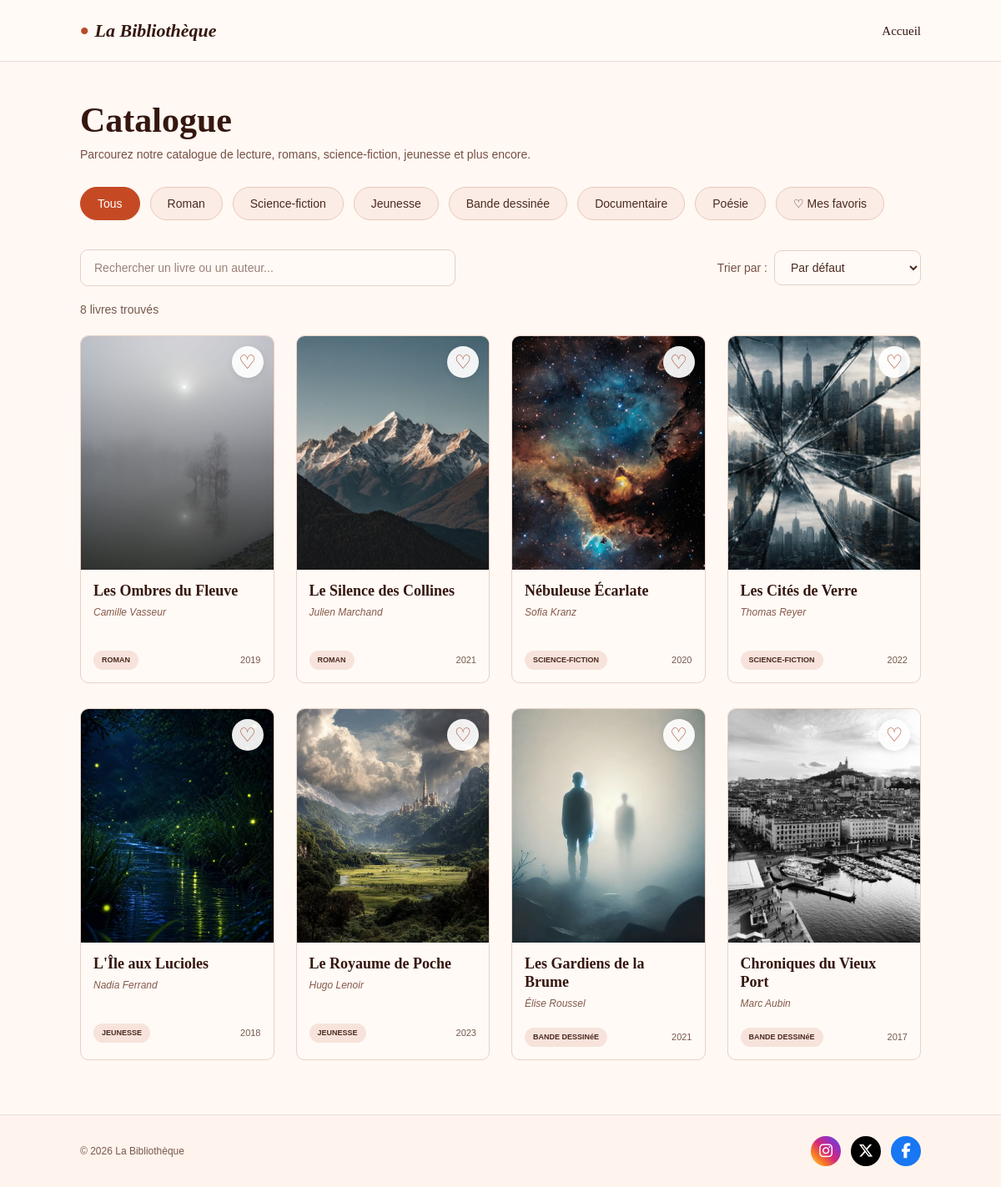
The page / on the database its author committed.
### tables this page shows
CREATE TABLE livres (
    id INT AUTO_INCREMENT PRIMARY KEY,
    titre VARCHAR(255) NOT NULL,
    auteur VARCHAR(255) NOT NULL,
    categorie_id INT NOT NULL,
    annee INT NOT NULL,
    image VARCHAR(255) NOT NULL,

    CONSTRAINT fk_livres_categories
        FOREIGN KEY (categorie_id)
        REFERENCES categories(id)
        ON UPDATE CASCADE
        ON DELETE RESTRICT
);

CREATE TABLE categories (
    id INT AUTO_INCREMENT PRIMARY KEY,
    nom VARCHAR(100) NOT NULL UNIQUE
);

### index.php (the view, shortened to what this page needs)
<?php
require_once "config/db.php";
$sql = "
    SELECT
        livres.id,
        livres.titre,
        livres.auteur,
        livres.annee,
        livres.image,
        categories.nom AS categorie
    FROM livres
    INNER JOIN categories
        ON livres.categorie_id = categories.id
    ORDER BY livres.id ASC
";
$stmt = $pdo->prepare($sql);
$stmt->execute();
$livres = $stmt->fetchAll(PDO::FETCH_ASSOC);
?>
<!DOCTYPE html>
<html lang="fr">
<head>
    <link rel="stylesheet" href="style.css">
    <link rel="stylesheet" href="https://cdnjs.cloudflare.com/ajax/libs/font-awesome/6.5.2/css/all.min.css">
</head>
<body>
    <header>
        <div class="header-contenu">
            <div class="logo">
                <h3>
                    <span class="point">•</span>
                    La Bibliothèque
                </h3>
            </div>
            <nav>
                <a href="#">Accueil</a>
            </nav>
        </div>
    </header>
    <main>
        <section class="hero">
            <h1>Catalogue</h1>
            <p class="subtitle">
                Parcourez notre catalogue de lecture, romans, science-fiction,
                jeunesse et plus encore.
            </p>
        </section>
        <section class="filtres">
            <button class="active" data-categorie="tous">
                Tous
            </button>
            <button data-categorie="roman">
                Roman
            </button>
            <button data-categorie="science-fiction">
                Science-fiction
            </button>
            <button data-categorie="jeunesse">
                Jeunesse
            </button>
            <button data-categorie="bande-dessinee">
                Bande dessinée
            </button>
            <button data-categorie="documentaire">
                Documentaire
            </button>
            <button data-categorie="poesie">
                Poésie
            </button>
            <button id="boutonFavoris">
                ♡ Mes favoris
            </button>
        </section>
        <section class="outils">
    <div class="recherche">
        <input
            type="search"
            id="rechercheLivre"
            placeholder="Rechercher un livre ou un auteur..."
            aria-label="Rechercher un livre ou un auteur"
        >
    </div>
    <div class="tri">
        <label for="triLivres">Trier par :</label>
        <select id="triLivres">
            <option value="">Par défaut</option>
        </select>
    </div>
</section>
    <div class="resultats">
        <p id="compteurResultats">8 livres trouvés</p>
    </div>
        <section class="catalogue">
	<?php foreach ($livres as $livre): ?>
    <?php
        $categorie = strtolower($livre['categorie']);
        $categorie = str_replace(
            ['é', 'è', 'ê', 'à', 'â', 'î', 'ï', 'ô', 'û', 'ù'],
            ['e', 'e', 'e', 'a', 'a', 'i', 'i', 'o', 'u', 'u'],
            $categorie
        );
        $categorie = str_replace(' ', '-', $categorie);
    ?>
    <article
        class="livre"
        data-id="<?= htmlspecialchars($livre['id']) ?>"
        data-categorie="<?= htmlspecialchars($categorie) ?>"
    >
        <button
            class="bouton-coeur"
            aria-label="Ajouter aux favoris"
        >
            ♡
        </button>
        <div class="couverture">
            <img
                src="<?= htmlspecialchars($livre['image']) ?>"
                alt="Couverture du livre <?= htmlspecialchars($livre['titre']) ?>"
            >
        </div>
        <div class="contenu-livre">
            <h2>
                <?= htmlspecialchars($livre['titre']) ?>
            </h2>
            <p class="auteur">
                <?= htmlspecialchars($livre['auteur']) ?>
            </p>
            <div class="infos">
                <span class="categorie">
                    <?= htmlspecialchars(strtoupper($livre['categorie'])) ?>
                </span>
                <span class="annee">
                    <?= htmlspecialchars($livre['annee']) ?>
                </span>
            </div>
        </div>
    </article>
<?php endforeach; ?>
        </section>
    </main>
    <footer>
    <p>&copy; 2026 La Bibliothèque</p>
    <div class="reseaux">
        <a href="#" class="instagram" aria-label="Instagram">
            <i class="fa-brands fa-instagram"></i>
        </a>
        <a href="#" class="twitter" aria-label="X">
            <i class="fa-brands fa-x-twitter"></i>
        </a>
        <a href="#" class="facebook" aria-label="Facebook">
            <i class="fa-brands fa-facebook-f"></i>
        </a>
    </div>
</footer>
</body>
</html>

### style.css (style rules this page uses)
* { margin: 0; padding: 0; box-sizing: border-box; }
html { scroll-behavior: smooth; }
body { background-color: #fff8f3; color: #35170f; font-family: Arial, Helvetica, sans-serif; line-height: 1.5; }
header { width: 100%; background-color: #fffaf6; border-bottom: 1px solid #eadbd3; }
.header-contenu { width: 84%; max-width: 1200px; margin: 0 auto; padding: 20px 0; display: flex; align-items: center; justify-content: space-between; }
.logo h3 { display: flex; align-items: center; font-family: Georgia, "Times New Roman", serif; font-size: 22px; font-style: italic; font-weight: 700; color: #35170f; }
.point { margin-right: 7px; color: #b84b2a; font-size: 30px; font-style: normal; line-height: 1; }
nav a { color: #35170f; font-family: Georgia, "Times New Roman", serif; font-size: 15px; text-decoration: none; }
main { width: 84%; max-width: 1200px; margin: 0 auto; padding: 45px 0 65px; }
.hero { margin-bottom: 25px; }
.hero h1 { margin-bottom: 6px; font-family: Georgia, "Times New Roman", serif; font-size: 42px; line-height: 1.2; color: #35170f; }
.subtitle { max-width: 650px; color: #765044; font-size: 14px; }
.filtres { display: flex; align-items: center; flex-wrap: wrap; gap: 12px; margin-top: 28px; margin-bottom: 35px; }
.filtres button { padding: 11px 20px; border: 1px solid #e8c9bb; border-radius: 25px; background-color: #fbece5; color: #4b2a20; font-size: 14px; cursor: pointer; transition: 0.2s; }
.filtres button.active { background-color: #c54a24; border-color: #c54a24; color: #ffffff; }
.outils { display: flex; align-items: center; justify-content: space-between; gap: 25px; margin-bottom: 18px; }
.recherche { flex: 1; }
#rechercheLivre { width: 100%; max-width: 450px; padding: 13px 16px; border: 1px solid #e6cfc3; border-radius: 9px; background-color: #fffaf6; color: #4b2a20; font-size: 14px; outline: none; transition: 0.2s; }
#rechercheLivre::placeholder { color: #9b8177; }
.tri, .zone-tri { display: flex; align-items: center; gap: 8px; color: #765044; font-size: 14px; }
#triLivres { padding: 11px 15px; border: 1px solid #e6cfc3; border-radius: 9px; background-color: #fffaf6; color: #4b2a20; font-size: 14px; outline: none; cursor: pointer; }
.resultats { margin-bottom: 20px; }
.resultats p { color: #76594d; font-size: 14px; }
.catalogue { display: grid; grid-template-columns: repeat(4, minmax(0, 1fr)); column-gap: 26px; row-gap: 30px; }
.livre { position: relative; min-width: 0; overflow: hidden; border: 1px solid #ead1c5; border-radius: 10px; background-color: #fffaf6; transition: transform 0.25s ease, box-shadow 0.25s ease; }
.couverture { width: 100%; height: 280px; overflow: hidden; background-color: #f5e9e2; }
.couverture img { width: 100%; height: 100%; display: block; object-fit: cover; transition: transform 0.35s ease; }
.contenu-livre { min-height: 135px; padding: 15px; display: flex; flex-direction: column; }
.contenu-livre h2 { margin-bottom: 5px; font-family: Georgia, "Times New Roman", serif; font-size: 18px; line-height: 1.2; color: #35170f; }
.auteur { margin-bottom: 20px; color: #86594a; font-size: 12px; font-style: italic; }
.infos { margin-top: auto; display: flex; align-items: center; justify-content: space-between; gap: 10px; }
.categorie { padding: 5px 10px; border-radius: 20px; background-color: #f7e3db; color: #4b2a20; font-size: 9px; font-weight: 700; white-space: nowrap; }
.annee { color: #76594d; font-size: 11px; }
.bouton-coeur { position: absolute; top: 12px; right: 12px; width: 38px; height: 38px; padding: 0; display: flex; align-items: center; justify-content: center; border: none; border-radius: 50%; background-color: rgba(255, 255, 255, 0.92); color: #aa4e2f; font-size: 23px; line-height: 1; cursor: pointer; z-index: 10; box-shadow: 0 2px 8px rgba(0, 0, 0, 0.08); transition: 0.2s; }
footer { width: 100%; padding: 25px 8%; display: flex; align-items: center; justify-content: space-between; border-top: 1px solid #eadbd3; background-color: #fff3ed; color: #76594d; font-size: 12px; }
.reseaux { display: flex; align-items: center; gap: 12px; }
.reseaux a { width: 36px; height: 36px; display: flex; align-items: center; justify-content: center; border-radius: 50%; text-decoration: none; transition: 0.2s; }
.reseaux i { font-size: 18px; }
.reseaux .instagram { background: linear-gradient( 45deg, #feda75, #fa7e1e, #d62976, #962fbf, #4f5bd5 ); color: #ffffff; }
.reseaux .twitter { background-color: #000000; color: #ffffff; }
.reseaux .facebook { background-color: #1877f2; color: #ffffff; }

### rows shown on the page
livres: image (picture), titre "Les Ombres du Fleuve", auteur "Camille Vasseur", categorie.nom "ROMAN", annee "2019"
livres: image (picture), titre "Le Silence des Collines", auteur "Julien Marchand", categorie.nom "ROMAN", annee "2021"
livres: image (picture), titre "Nébuleuse Écarlate", auteur "Sofia Kranz", categorie.nom "SCIENCE-FICTION", annee "2020"
livres: image (picture), titre "Les Cités de Verre", auteur "Thomas Reyer", categorie.nom "SCIENCE-FICTION", annee "2022"
livres: image (picture), titre "L'Île aux Lucioles", auteur "Nadia Ferrand", categorie.nom "JEUNESSE", annee "2018"
livres: image (picture), titre "Le Royaume de Poche", auteur "Hugo Lenoir", categorie.nom "JEUNESSE", annee "2023"
livres: image (picture), titre "Les Gardiens de la Brume", auteur "Élise Roussel", categorie.nom "BANDE DESSINéE", annee "2021"
livres: image (picture), titre "Chroniques du Vieux Port", auteur "Marc Aubin", categorie.nom "BANDE DESSINéE", annee "2017"
